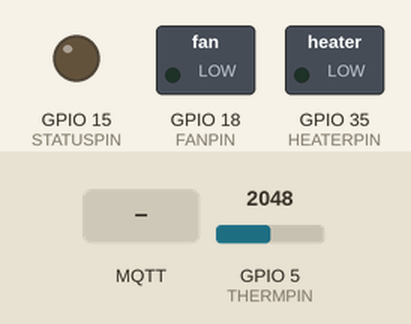
Bench run of a program on a simulated ESP32-S2. Parts: switched loads named in the program (green lamp = pin HIGH), output pins drawn as LEDs (lit = HIGH). Inputs (shaded band) come from the test bench; at power-on: GPIO 5 (THERMPIN) = 2048 (analog values on the 0–4095 scale). WiFi joins after 1.5 s; servers stay silent unless stated; no MQTT or app messages arrive unless stated; what the program prints to the serial monitor is not drawn.

Above: at 3.9 s.
4.0 s: MQTT message "5" arrives on the first subscribed topic
At 4.4 s:
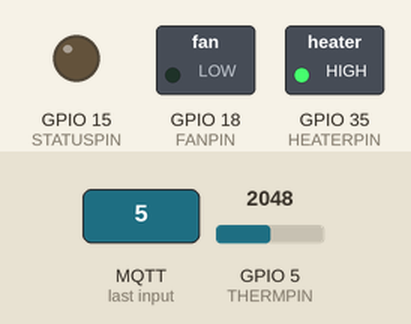
At 5.1 s:
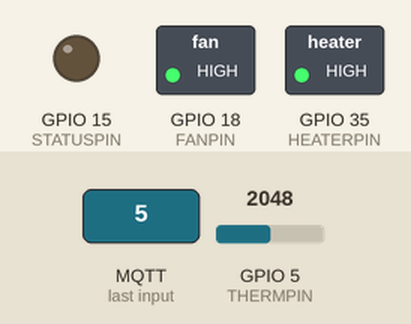
8.2 s: MQTT message "0" arrives on the first subscribed topic
At 8.9 s:
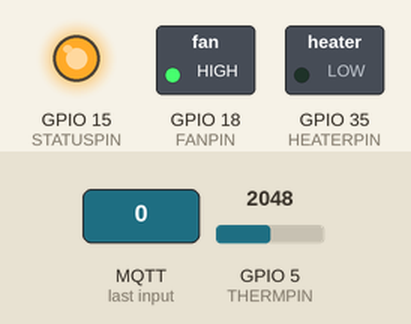
10.0 s: GPIO 5 (THERMPIN) set to 1686
14.2 s: GPIO 5 (THERMPIN) set to 1581
Timing chart, 0 to 17.2 s (numbered marks = the images above; inputs shaded):
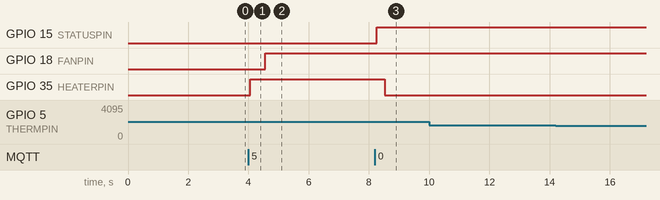

The program:

main.cpp
```cpp
#include <Arduino.h>
#include <WiFi.h>
#include <MQTT.h>
#include <esp_task_wdt.h>
#include <secrets.h>

WiFiClient wifiClient;
MQTTClient mqtt;

#define WDT_TIMEOUT 30 // seconds
#define HEATERPIN 35
#define FANPIN 18
#define STATUSPIN 15
#define THERMPIN 5

// Thermistor specs
#define THERMISTORNOMINAL 10000
#define TEMPERATURENOMINAL 25
#define B 3977
#define SERIESRESISTOR 3830

unsigned long kaTimer = 0;
unsigned int kaCount = 0;
bool kaStatus = false;
unsigned long now = 0;
unsigned long coolDownTimer = 0;
short int ii = 0;
short int temp = 0;

bool heatOn = false;
bool lostHMI = false;
bool heaterStatus = false;
bool fanStatus = false;
bool coolDown = false;

// String mqttMes = "";

#include "connectionFunc.hpp"
void turnHeaterOn();
void turnHeaterOff();
void heaterCoolDown();
void getKaStatus();
void getStatus();
void getTemp();

void setup()
{
  Serial.begin(115200);

  esp_task_wdt_init(WDT_TIMEOUT, true); // enable panic so ESP32 restarts
  esp_task_wdt_add(NULL);               // add current thread to WDT watch

  pinMode(HEATERPIN, OUTPUT);
  pinMode(FANPIN, OUTPUT);
  pinMode(STATUSPIN, OUTPUT);
  digitalWrite(HEATERPIN, LOW);
  digitalWrite(FANPIN, LOW);
  digitalWrite(STATUSPIN, LOW);

  analogReadResolution(12);
  pinMode(THERMPIN, INPUT);

  wificon();
  mqttCon();
  esp_task_wdt_reset();
}

void loop()
{
  ii++;

  /*************** MQTT Functions ***************/
  if (!mqtt.connected())
  {
    mqttCon();
  }
  // send and receive MQTT messages.
  mqtt.loop();
  delay(10); // <- fixes some issues with WiFi stability
  /*************** Main Control Functions ***************/
  getKaStatus();
  // mqtt requested heater off
  if (heatOn and kaCount == 0 and !coolDown)
  {
    turnHeaterOff();
    mqtt.publish("Garage/Mech/Heater/Log", "Main control: request off");
  }
  // keep alive timer has expired without refresh so turn heater off
  else if (heatOn and !kaStatus and !coolDown)
  {
    Serial.println("Keep alive timer expired without refresh. Lost HMI control.");
    mqtt.publish("Garage/Mech/Heater/Log", "Main control: KaTimer expired");
    turnHeaterOff();
    lostHMI = true;
  }
  // HMI reconnected
  else if (lostHMI)
  {
    if (kaStatus or kaCount == 0)
    {
      Serial.println("HMI regained control.");
      mqtt.publish("Garage/Mech/Heater/Log", "Main control: HMI back");
      lostHMI = false;
    }
  }
  // mqtt requested heater on
  else if (!heatOn and kaCount > 0 and !lostHMI and !coolDown and kaStatus)
  {
    turnHeaterOn();
    mqtt.publish("Garage/Mech/Heater/Log", "Main control: reuest on");
  }

  /*************** Get Current Status Functions ***************/
  if (ii >= 20)
  {
    getTemp();
    if (coolDown)
    {
      heaterCoolDown();
    }
    getStatus();
    // mqttMes = "kaCount: " + String(kaCount) + ", lostHMI: " + String(lostHMI) + ", heatOn: " + String(heatOn) + ", coolDown: " + String(coolDown);
    // mqtt.publish("Garage/Mech/Heater/Log", mqttMes);
    ii = 0;
  }

  esp_task_wdt_reset();
  vTaskDelay(250);
}

void turnHeaterOn()
{
  Serial.println("Turning heater on");
  digitalWrite(HEATERPIN, HIGH);
  delay(500);
  digitalWrite(FANPIN, HIGH);
  heatOn = true;
}

void turnHeaterOff()
{
  Serial.println("Turning heater off");
  digitalWrite(HEATERPIN, LOW);
  Serial.println("Fan cool down delay");
  coolDown = true;
  coolDownTimer = millis();
}

void heaterCoolDown()
{
  if (temp < 80)
  {
    digitalWrite(FANPIN, LOW);
    Serial.println("Fan off: temp cooled down");
    mqtt.publish("Garage/Mech/Heater/Log", "Cool down: temp cooled down");
    coolDown = false;
    heatOn = false;
  }
  else if (millis() - coolDownTimer > 90000 and !heaterStatus)
  {
    digitalWrite(FANPIN, LOW);
    Serial.println("Fan off: cooldown timer expired");
    mqtt.publish("Garage/Mech/Heater/Log", "Cool down: timer expired");
    coolDown = false;
    heatOn = false;
  }
}

// check the keap alive timer
void getKaStatus()
{
  now = millis();

  if (now < kaTimer) // millis() has rolled over
  {
    kaTimer = now;
  }

  if (now - kaTimer > 75000) // keep alive timer has expired
  {
    kaStatus = false;
  }
  else if (now - kaTimer < 60000) // keep alive timer has not expired
  {
    kaStatus = true;
  }
}

void getStatus()
{
  // Serial.println("Getting status");
  if (digitalRead(HEATERPIN) == HIGH)
  {
    heaterStatus = true;
  }
  else
  {
    heaterStatus = false;
  }

  if (digitalRead(FANPIN) == HIGH)
  {
    fanStatus = true;
  }
  else
  {
    fanStatus = false;
  }

  /*************** Send status to MQTT ***************/
  if (heaterStatus and fanStatus and heatOn and temp > 90)
  {
    digitalWrite(STATUSPIN, HIGH);
    mqtt.publish("Garage/Mech/Heater/Status", "ON");
  }
  else if (heaterStatus and fanStatus and heatOn)
  {
    mqtt.publish("Garage/Mech/Heater/Status", "Starting");
  }
  else if (fanStatus)
  {
    mqtt.publish("Garage/Mech/Heater/Status", "FanOn");
  }
  else
  {
    digitalWrite(STATUSPIN, LOW);
    mqtt.publish("Garage/Mech/Heater/Status", "OFF");
  }
}

void getTemp()
{
  float r = 0;
  float adc = 0.0;

  // take 5 readings and average them
  for (int i = 0; i < 5; i++)
  {
    adc += analogRead(THERMPIN);
    delay(10);
  }
  adc = adc / 5.0;
  adc = (adc * 2.5) / 4095.0;
  // Serial.print("V: " + String(adc));

  // get resistance of thermistor
  r = (3.3 / adc) - 1.0;
  r = SERIESRESISTOR * r;
  // Serial.print(",  R: " + String(r));

  // calculate temperature
  float steinhart;
  steinhart = r / THERMISTORNOMINAL;                // (R/Ro)
  steinhart = log(steinhart);                       // ln(R/Ro)
  steinhart /= B;                                   // 1/B * ln(R/Ro)
  steinhart += 1.0 / (TEMPERATURENOMINAL + 273.15); // + (1/To)
  steinhart = 1.0 / steinhart;                      // Invert
  steinhart -= 273.15;                              // convert absolute temp to C
  temp = (steinhart * 1.8) + 32 - 2;                // convert to F (-2 is correction factor my sensor)
  // Serial.println(",  T: " + String(temp));

  // Serial.print("T: " + String(temp));
  mqtt.publish("Garage/Mech/Heater/Temp", String(temp));
}
```

secrets_example.h
```cpp
// WIFI settings
#define WIFI_SSID "SSID"
#define WIFI_PASSWORD "PASSWORD"

// MQTT settings
#define MQTT_SERVER "broker ip"
#define MQTT_PORT 1883
#define MQTT_USER "user"
#define MQTT_PASSWORD "pswd"
```

connectionFunc.hpp
```cpp
void wificon()
{
    WiFi.disconnect(true);
    delay(1000);

    WiFi.setHostname("heaterPLC");
    WiFi.mode(WIFI_STA);
    WiFi.begin(WIFI_SSID, WIFI_PASSWORD);

    Serial.print("Connecting to WiFi...");
    delay(500);
    int t = 0;
    while (WiFi.status() != WL_CONNECTED)
    {
        t++;
        Serial.print('.');
        delay(500);
        if (t > 20)
        {
            Serial.print("\nUnable to connect to WiFi. Rebooting...");
            ESP.restart();
        }
    }
    Serial.println("\nWiFi connected. IP: " + WiFi.localIP().toString());
}

void mqttCallback(String &topic, String &payload)
{
    if (topic == "Garage/Mech/Heater/KA")
    {
        if (payload.toInt() > kaCount)
        {
            kaTimer = millis();
        }
        else if (payload.toInt() == 0)
        {
            kaTimer = 0;
        }
        kaCount = payload.toInt();
        Serial.print("MQTT received: ");
        Serial.print("kaCount = " + String(kaCount));
        Serial.println(", kaTimer = " + String(kaTimer));
    }
}

void mqttCon()
{
    mqtt.disconnect();
    delay(200);

    if (WiFi.status() != WL_CONNECTED)
    {
        Serial.println("WiFi not connected. Attempting to reconnect...");
        wificon();
    }

    mqtt.begin(MQTT_SERVER, MQTT_PORT, wifiClient);
    mqtt.onMessage(mqttCallback);
    mqtt.setWill("Garage/Mech/Heater/Status", "Disconnected", true, 1);

    Serial.print("Connecting to mqtt broker...");
    while (!mqtt.connect("espHeaterPLC", MQTT_USER, MQTT_PASSWORD))
    {
        Serial.print(F("."));
        delay(500);
    }
    Serial.println("mqtt connected!");

    mqtt.subscribe("Garage/Mech/Heater/KA", 1);
}
```

Measured:
- after the input at 4.0 s, GPIO 18 (FANPIN): LOW → HIGH after 0.57 s; GPIO 35 (HEATERPIN): LOW → HIGH after 0.07 s
- after the input at 8.2 s, GPIO 35 (HEATERPIN): HIGH → LOW after 0.32 s
- after the input at 10.0 s, every drawn part: stays the same
- after the input at 14.2 s, every drawn part: stays the same
